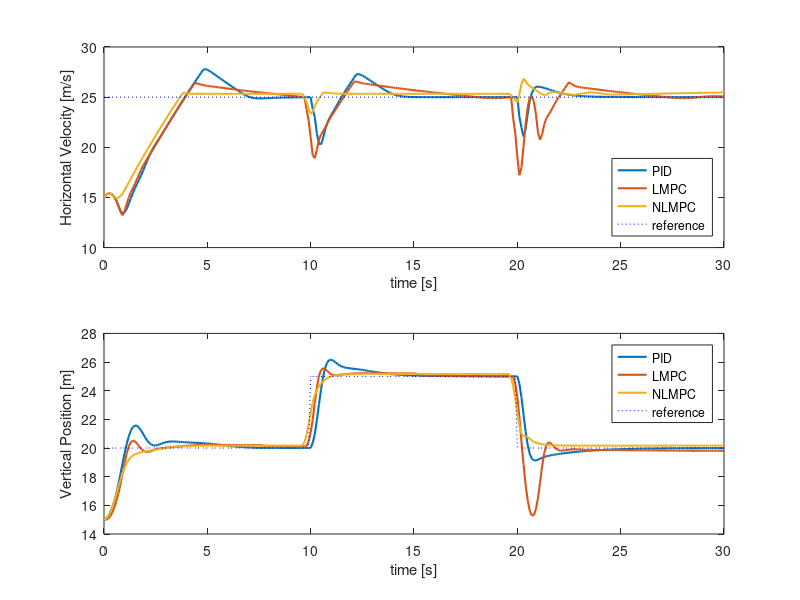
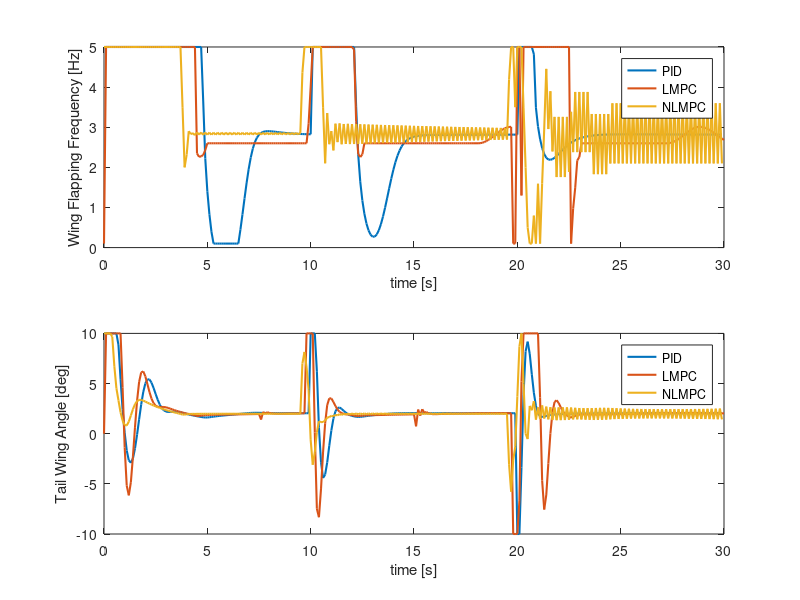
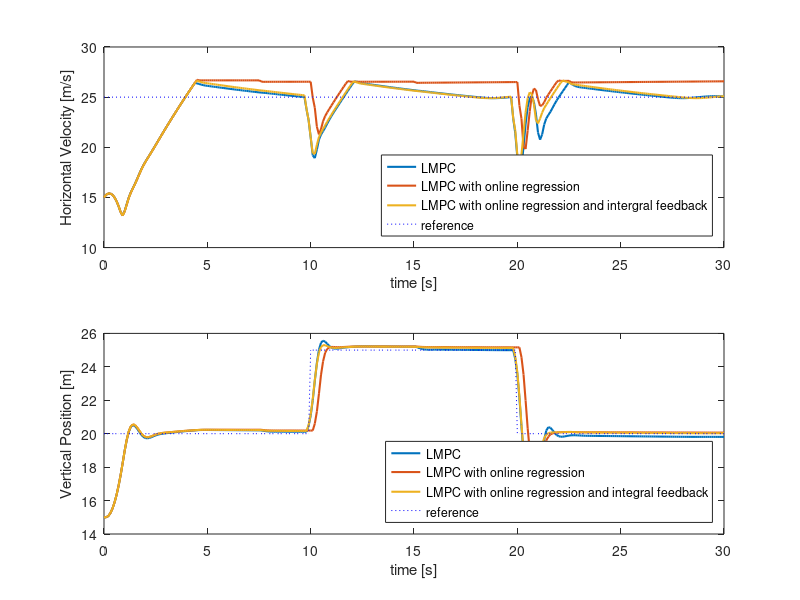
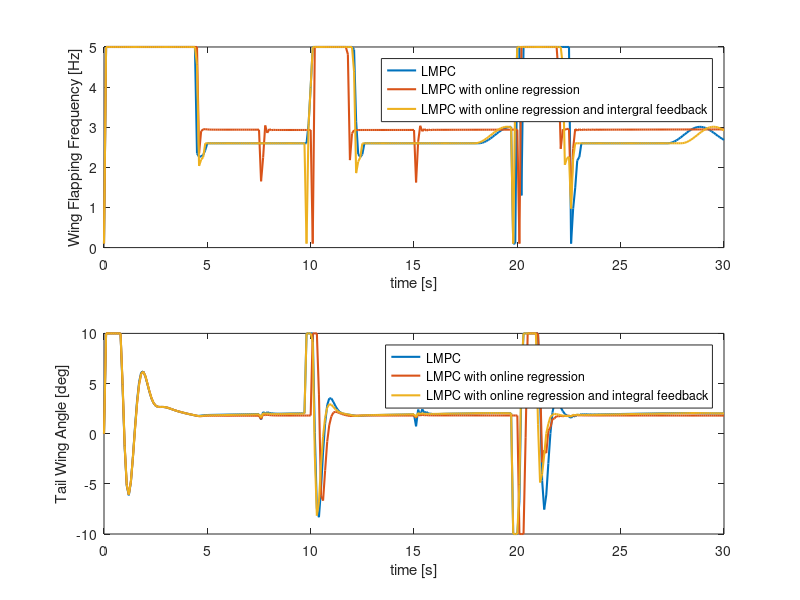

Reproduce these figures in MATLAB, in order.
%%
close all;clear;clc;
%% load files
LMPC = load('Linear_MPC_data.mat');
LMPC_OR = load('Linear_MPC_online_regression_data.mat');
LMPC_OR_IC = load('Linear_MPC_online_regression_integral_feedback_data.mat');
NLMPC = load('NL_Poly_MPC_data.mat');
PID = load('PID_data.mat');
%% plot
% references and time
t = 0:0.1:30;
y_ref = [20*ones(1,100) 25*ones(1,100) 20*ones(1,150)];
Vx_ref = 25;
Vy_ref = 0;

% plot states of three different controllers
figure
subplot(2, 1, 1)
plot(t, PID.x(3, :),'LineWidth',1.5)
hold on
plot(t, LMPC.x(3, :),'LineWidth',1.5)
plot(t, NLMPC.x(3, :),'LineWidth',1.5)
plot([t(1) t(end)], [Vx_ref Vx_ref], ':b')
hold off
legend('PID', 'LMPC','NLMPC', 'reference', "Location", "southeast")
xlabel('time [s]')
ylabel('Horizontal Velocity [m/s]')

subplot(2, 1, 2)
plot(t, PID.x(2, :),'LineWidth',1.5)
hold on
plot(t, LMPC.x(2, :),'LineWidth',1.5)
plot(t, NLMPC.x(2, :),'LineWidth',1.5)
plot(t, y_ref(1:length(t)), ':b')
hold off
legend('PID', 'LMPC','NLMPC', 'reference')
xlabel('time [s]')
ylabel('Vertical Position [m]')

% plot inputs of three different controllers
figure
subplot(2, 1, 1)
plot(t(1:end-1), PID.u(1, :),'LineWidth',1.5)
hold on
plot(t, LMPC.u(1, :),'LineWidth',1.5)
plot(t(1:end-1), NLMPC.u(1, :),'LineWidth',1.5)
hold off
legend('PID', 'LMPC','NLMPC')
xlabel('time [s]')
ylabel('Wing Flapping Frequency [Hz]')

subplot(2, 1, 2)
plot(t(1:end-1), PID.u(2, :),'LineWidth',1.5)
hold on
plot(t, LMPC.u(2, :),'LineWidth',1.5)
plot(t(1:end-1), NLMPC.u(2, :),'LineWidth',1.5)
hold off
legend('PID', 'LMPC','NLMPC')
xlabel('time [s]')
ylabel('Tail Wing Angle [deg]')

% plot states of LMPC, LMPC+online regression, LMPC+online regression+integral feedback
figure
subplot(2, 1, 1)
plot(t, LMPC.x(3, :),'LineWidth',1.5)
hold on
plot(t, LMPC_OR.x(3, :),'LineWidth',1.5)
plot(t, LMPC_OR_IC.x(3, :),'LineWidth',1.5)
plot([t(1) t(end)], [Vx_ref Vx_ref], ':b')
hold off
legend('LMPC', 'LMPC with online regression','LMPC with online regression and intergral feedback', 'reference', "Location", "southeast")
xlabel('time [s]')
ylabel('Horizontal Velocity [m/s]')

subplot(2, 1, 2)
plot(t, LMPC.x(2, :),'LineWidth',1.5)
hold on
plot(t, LMPC_OR.x(2, :),'LineWidth',1.5)
plot(t, LMPC_OR_IC.x(2, :),'LineWidth',1.5)
plot(t, y_ref(1:length(t)), ':b')
hold off
legend('LMPC', 'LMPC with online regression','LMPC with online regression and integral feedback', 'reference', "Location", "southeast")
xlabel('time [s]')
ylabel('Vertical Position [m]')

% plot inputs of LMPC, LMPC+online regression, LMPC+online regression+integral feedback
figure
subplot(2, 1, 1)
plot(t, LMPC.u(1, :),'LineWidth',1.5)
hold on
plot(t, LMPC_OR.u(1, :),'LineWidth',1.5)
plot(t, LMPC_OR_IC.u(1, :),'LineWidth',1.5)
hold off
legend('LMPC', 'LMPC with online regression','LMPC with online regression and intergral feedback')
xlabel('time [s]')
ylabel('Wing Flapping Frequency [Hz]')

subplot(2, 1, 2)
plot(t, LMPC.u(2, :),'LineWidth',1.5)
hold on
plot(t, LMPC_OR.u(2, :),'LineWidth',1.5)
plot(t, LMPC_OR_IC.u(2, :),'LineWidth',1.5)
hold off
legend('LMPC', 'LMPC with online regression','LMPC with online regression and integral feedback')
xlabel('time [s]')
ylabel('Tail Wing Angle [deg]')